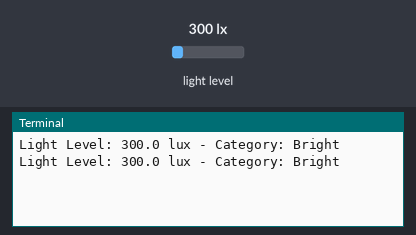
Recording of a program running on a simulated Raspberry Pi (BCM pin numbers). Shown: the last lines printed to the terminal. The test bench sets the inputs (shaded band); at power-on: light level 300 lx.

Above: at 1.2 s.
1.3 s: light level set to 40 lx
At 2.8 s:
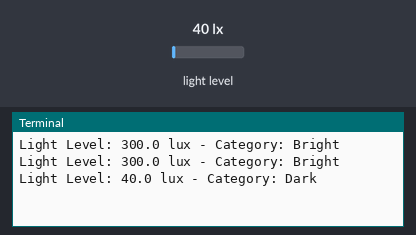
3.5 s: light level set to 500 lx
At 4.8 s:
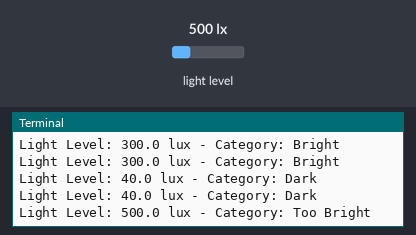
5.5 s: light level set to 180 lx
At 6.8 s:
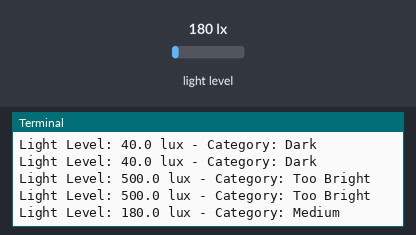

Measured:
- after the input at 1.3 s, the terminal: prints a new line after 0.71 s (image 1)
- after the input at 3.5 s, the terminal: prints a new line after 0.52 s (image 2)
- after the input at 5.5 s, the terminal: prints a new line after 0.53 s (image 3)

The program:

i2c.py
```python
import smbus
import time

# Defining the I2C address for the BH1750 light sensor
BH1750_I2C_ADDR = 0x23

# Creating an instance of the I2C bus (SMBus)
bus = smbus.SMBus(1)

# Function for reading light level from the sensor
def read_light_level():
    # Reading light data from the sensor in continuous mode
    data = bus.read_i2c_block_data(BH1750_I2C_ADDR, 0x20)

    # Converting raw data to lux units for light intensity
    light_level = (data[1] + (256 * data[0])) / 1.2
    return light_level

# Function for categorizing the light level
def categorize_light(light_level):
    if light_level < 10:
        return "Too Dark"
    elif 10 <= light_level < 50:
        return "Dark"
    elif 50 <= light_level < 200:
        return "Medium"
    elif 200 <= light_level < 500:
        return "Bright"
    else:
        return "Too Bright"

try:
    while True:
        # Reading the current light level from the sensor
        light_level = read_light_level()

        # Categorizing the light level based on predefined thresholds
        category = categorize_light(light_level)

        # Printing the current light level in lux and its category
        print(f"Light Level: {light_level} lux - Category: {category}")


        time.sleep(1)

except KeyboardInterrupt:
    pass

finally:
    # Closing the I2C bus when the script is interrupted
    bus.close()
```
